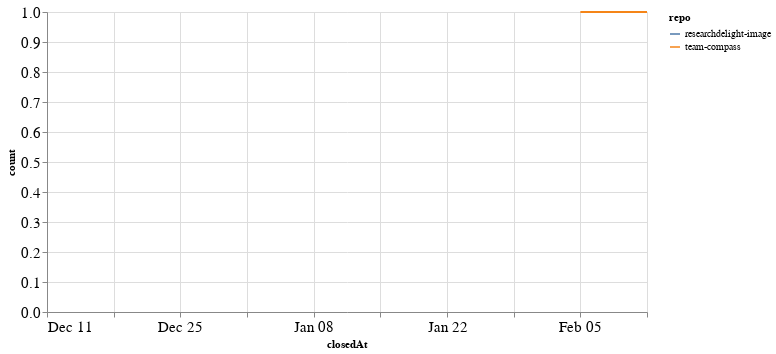

The notebook cell this image was saved under:
### Code cell
closed_by_time = closed_by.groupby('repo').resample('W', on='closedAt').count()['author'].reset_index()
closed_by_time = closed_by_time.rename(columns={'author': 'count'})

alt.Chart(closed_by_time, width=600).mark_line().encode(
    x='closedAt',
    y='count',
    color='repo',
    tooltip="repo"
)

### Figure 1 — Vega-Lite specification as saved in the notebook (floating-point values rounded to 4 significant figures)
{"config": {"axisLeft": {"labelFontSize": 15}, "axisBottom": {"labelFontSize": 15}}, "data": {"name": "data-aa581d0d065fcb6ba40fabd19e2fc22e"}, "mark": "line", "encoding": {"color": {"field": "repo", "type": "nominal"}, "tooltip": {"field": "repo", "type": "nominal"}, "x": {"field": "closedAt", "type": "temporal"}, "y": {"field": "count", "type": "quantitative"}}, "width": 600, "$schema": "https://vega.github.io/schema/vega-lite/v4.17.0.json", "datasets": {"data-aa581d0d065fcb6ba40fabd19e2fc22e": [{"repo": "researchdelight-image", "closedAt": "2022-12-11T00:00:00", "count": 1}, {"repo": "team-compass", "closedAt": "2023-02-05T00:00:00", "count": 1}, {"repo": "team-compass", "closedAt": "2023-02-12T00:00:00", "count": 1}]}}
